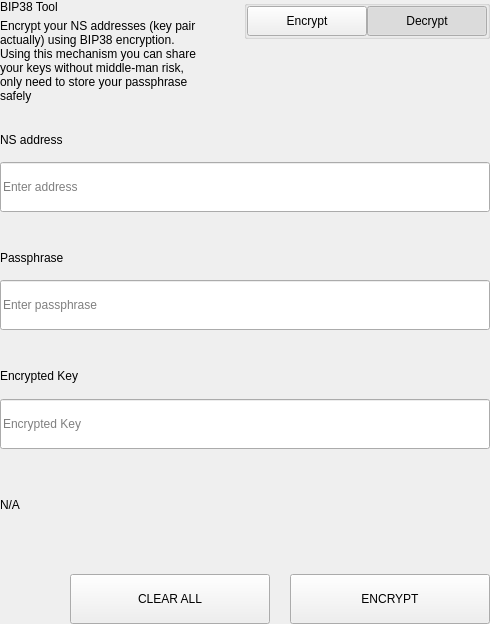
<?xml version="1.0" encoding="UTF-8"?>
<ui version="4.0">
 <class>SettingsBitToolWidget</class>
 <widget class="QWidget" name="SettingsBitToolWidget">
  <property name="geometry">
   <rect>
    <x>0</x>
    <y>0</y>
    <width>490</width>
    <height>624</height>
   </rect>
  </property>
  <property name="windowTitle">
   <string>Form</string>
  </property>
  <layout class="QVBoxLayout" name="verticalLayout">
   <property name="spacing">
    <number>0</number>
   </property>
   <property name="leftMargin">
    <number>0</number>
   </property>
   <property name="topMargin">
    <number>0</number>
   </property>
   <property name="rightMargin">
    <number>0</number>
   </property>
   <property name="bottomMargin">
    <number>0</number>
   </property>
   <item>
    <widget class="QWidget" name="left" native="true">
     <layout class="QVBoxLayout" name="verticalLayout_3">
      <property name="leftMargin">
       <number>0</number>
      </property>
      <property name="topMargin">
       <number>0</number>
      </property>
      <property name="rightMargin">
       <number>0</number>
      </property>
      <property name="bottomMargin">
       <number>0</number>
      </property>
      <item>
       <layout class="QVBoxLayout" name="verticalLayout_2">
        <property name="spacing">
         <number>0</number>
        </property>
        <item>
         <layout class="QHBoxLayout" name="horizontalLayout_3" stretch="3,1">
          <property name="spacing">
           <number>40</number>
          </property>
          <item>
           <layout class="QVBoxLayout" name="verticalLayoutTitle">
            <property name="spacing">
             <number>5</number>
            </property>
            <item>
             <widget class="QLabel" name="labelTitle">
              <property name="text">
               <string>BIP38 Tool</string>
              </property>
             </widget>
            </item>
            <item>
             <widget class="QLabel" name="labelSubtitle1">
              <property name="text">
               <string>Encrypt your NS addresses (key pair actually) using BIP38 encryption.
Using this mechanism you can share your keys without middle-man risk, only need to store your passphrase safely</string>
              </property>
              <property name="wordWrap">
               <bool>true</bool>
              </property>
             </widget>
            </item>
           </layout>
          </item>
          <item alignment="Qt::AlignTop">
           <widget class="QGroupBox" name="groupBox">
            <property name="title">
             <string/>
            </property>
            <property name="alignment">
             <set>Qt::AlignLeading|Qt::AlignLeft|Qt::AlignTop</set>
            </property>
            <layout class="QHBoxLayout" name="horizontalLayout_4">
             <property name="spacing">
              <number>0</number>
             </property>
             <property name="leftMargin">
              <number>0</number>
             </property>
             <property name="topMargin">
              <number>0</number>
             </property>
             <property name="rightMargin">
              <number>0</number>
             </property>
             <property name="bottomMargin">
              <number>0</number>
             </property>
             <item>
              <spacer name="horizontalSpacer">
               <property name="orientation">
                <enum>Qt::Horizontal</enum>
               </property>
               <property name="sizeHint" stdset="0">
                <size>
                 <width>40</width>
                 <height>20</height>
                </size>
               </property>
              </spacer>
             </item>
             <item>
              <widget class="QPushButton" name="pushLeft">
               <property name="minimumSize">
                <size>
                 <width>120</width>
                 <height>30</height>
                </size>
               </property>
               <property name="maximumSize">
                <size>
                 <width>120</width>
                 <height>30</height>
                </size>
               </property>
               <property name="focusPolicy">
                <enum>Qt::NoFocus</enum>
               </property>
               <property name="text">
                <string>Encrypt</string>
               </property>
               <property name="checkable">
                <bool>true</bool>
               </property>
               <property name="autoExclusive">
                <bool>true</bool>
               </property>
              </widget>
             </item>
             <item>
              <widget class="QPushButton" name="pushRight">
               <property name="minimumSize">
                <size>
                 <width>120</width>
                 <height>30</height>
                </size>
               </property>
               <property name="maximumSize">
                <size>
                 <width>120</width>
                 <height>30</height>
                </size>
               </property>
               <property name="focusPolicy">
                <enum>Qt::NoFocus</enum>
               </property>
               <property name="text">
                <string>Decrypt</string>
               </property>
               <property name="checkable">
                <bool>true</bool>
               </property>
               <property name="checked">
                <bool>true</bool>
               </property>
               <property name="autoExclusive">
                <bool>true</bool>
               </property>
              </widget>
             </item>
            </layout>
           </widget>
          </item>
         </layout>
        </item>
        <item>
         <widget class="QStackedWidget" name="stackedWidget">
          <property name="currentIndex">
           <number>1</number>
          </property>
          <widget class="QWidget" name="pageDecrypt">
           <layout class="QVBoxLayout" name="verticalLayout_5">
            <property name="spacing">
             <number>0</number>
            </property>
            <property name="leftMargin">
             <number>0</number>
            </property>
            <property name="topMargin">
             <number>0</number>
            </property>
            <property name="rightMargin">
             <number>0</number>
            </property>
            <property name="bottomMargin">
             <number>0</number>
            </property>
            <item>
             <widget class="QWidget" name="widget" native="true">
              <property name="minimumSize">
               <size>
                <width>0</width>
                <height>100</height>
               </size>
              </property>
              <layout class="QVBoxLayout" name="verticalLayout_4">
               <property name="spacing">
                <number>0</number>
               </property>
               <property name="leftMargin">
                <number>0</number>
               </property>
               <property name="topMargin">
                <number>0</number>
               </property>
               <property name="rightMargin">
                <number>0</number>
               </property>
               <property name="bottomMargin">
                <number>0</number>
               </property>
               <item>
                <spacer name="verticalSpacer_2">
                 <property name="orientation">
                  <enum>Qt::Vertical</enum>
                 </property>
                 <property name="sizeType">
                  <enum>QSizePolicy::Fixed</enum>
                 </property>
                 <property name="sizeHint" stdset="0">
                  <size>
                   <width>20</width>
                   <height>20</height>
                  </size>
                 </property>
                </spacer>
               </item>
               <item>
                <layout class="QHBoxLayout" name="horizontalLayout_6" stretch="2">
                 <property name="spacing">
                  <number>0</number>
                 </property>
                 <item>
                  <layout class="QVBoxLayout" name="verticalLayout_7">
                   <property name="spacing">
                    <number>9</number>
                   </property>
                   <item>
                    <widget class="QLabel" name="labelSubtitleKey">
                     <property name="minimumSize">
                      <size>
                       <width>0</width>
                       <height>20</height>
                      </size>
                     </property>
                     <property name="maximumSize">
                      <size>
                       <width>16777215</width>
                       <height>20</height>
                      </size>
                     </property>
                     <property name="text">
                      <string>Encrypted key</string>
                     </property>
                    </widget>
                   </item>
                   <item>
                    <widget class="QLineEdit" name="lineEditKey">
                     <property name="minimumSize">
                      <size>
                       <width>0</width>
                       <height>50</height>
                      </size>
                     </property>
                     <property name="maximumSize">
                      <size>
                       <width>16777215</width>
                       <height>50</height>
                      </size>
                     </property>
                     <property name="placeholderText">
                      <string>Enter a encrypted key</string>
                     </property>
                    </widget>
                   </item>
                  </layout>
                 </item>
                </layout>
               </item>
               <item>
                <spacer name="verticalSpacer_3">
                 <property name="orientation">
                  <enum>Qt::Vertical</enum>
                 </property>
                 <property name="sizeType">
                  <enum>QSizePolicy::Fixed</enum>
                 </property>
                 <property name="sizeHint" stdset="0">
                  <size>
                   <width>20</width>
                   <height>20</height>
                  </size>
                 </property>
                </spacer>
               </item>
               <item>
                <layout class="QVBoxLayout" name="verticalLayout_9">
                 <property name="spacing">
                  <number>9</number>
                 </property>
                 <item>
                  <widget class="QLabel" name="labelSubtitlePassphrase">
                   <property name="maximumSize">
                    <size>
                     <width>16777215</width>
                     <height>20</height>
                    </size>
                   </property>
                   <property name="text">
                    <string>Passphrase</string>
                   </property>
                  </widget>
                 </item>
                 <item>
                  <widget class="QLineEdit" name="lineEditPassphrase">
                   <property name="minimumSize">
                    <size>
                     <width>0</width>
                     <height>50</height>
                    </size>
                   </property>
                   <property name="maximumSize">
                    <size>
                     <width>16777215</width>
                     <height>50</height>
                    </size>
                   </property>
                   <property name="placeholderText">
                    <string>Enter a passphrase</string>
                   </property>
                  </widget>
                 </item>
                </layout>
               </item>
               <item>
                <spacer name="verticalSpacer_4">
                 <property name="orientation">
                  <enum>Qt::Vertical</enum>
                 </property>
                 <property name="sizeType">
                  <enum>QSizePolicy::Fixed</enum>
                 </property>
                 <property name="sizeHint" stdset="0">
                  <size>
                   <width>20</width>
                   <height>20</height>
                  </size>
                 </property>
                </spacer>
               </item>
               <item>
                <widget class="QWidget" name="widget_3" native="true">
                 <property name="sizePolicy">
                  <sizepolicy hsizetype="Preferred" vsizetype="Fixed">
                   <horstretch>0</horstretch>
                   <verstretch>0</verstretch>
                  </sizepolicy>
                 </property>
                 <layout class="QVBoxLayout" name="verticalLayout_10">
                  <property name="spacing">
                   <number>9</number>
                  </property>
                  <property name="leftMargin">
                   <number>0</number>
                  </property>
                  <property name="topMargin">
                   <number>0</number>
                  </property>
                  <property name="rightMargin">
                   <number>0</number>
                  </property>
                  <property name="bottomMargin">
                   <number>0</number>
                  </property>
                  <item>
                   <widget class="QLabel" name="labelSubtitleDecryptResult">
                    <property name="minimumSize">
                     <size>
                      <width>0</width>
                      <height>20</height>
                     </size>
                    </property>
                    <property name="maximumSize">
                     <size>
                      <width>16777215</width>
                      <height>20</height>
                     </size>
                    </property>
                    <property name="text">
                     <string>Decrypted address result</string>
                    </property>
                   </widget>
                  </item>
                  <item>
                   <widget class="QWidget" name="widget_4" native="true">
                    <layout class="QHBoxLayout" name="horizontalLayout" stretch="6,0,1">
                     <property name="spacing">
                      <number>0</number>
                     </property>
                     <property name="leftMargin">
                      <number>0</number>
                     </property>
                     <property name="topMargin">
                      <number>0</number>
                     </property>
                     <property name="rightMargin">
                      <number>0</number>
                     </property>
                     <property name="bottomMargin">
                      <number>0</number>
                     </property>
                     <item alignment="Qt::AlignVCenter">
                      <widget class="QLineEdit" name="lineEditDecryptResult">
                       <property name="minimumSize">
                        <size>
                         <width>0</width>
                         <height>50</height>
                        </size>
                       </property>
                       <property name="maximumSize">
                        <size>
                         <width>16777215</width>
                         <height>50</height>
                        </size>
                       </property>
                       <property name="placeholderText">
                        <string>Decrypted Address</string>
                       </property>
                      </widget>
                     </item>
                     <item>
                      <spacer name="horizontalSpacer_4">
                       <property name="orientation">
                        <enum>Qt::Horizontal</enum>
                       </property>
                       <property name="sizeType">
                        <enum>QSizePolicy::Fixed</enum>
                       </property>
                       <property name="sizeHint" stdset="0">
                        <size>
                         <width>20</width>
                         <height>50</height>
                        </size>
                       </property>
                      </spacer>
                     </item>
                     <item>
                      <widget class="QPushButton" name="pushButtonImport">
                       <property name="minimumSize">
                        <size>
                         <width>140</width>
                         <height>40</height>
                        </size>
                       </property>
                       <property name="text">
                        <string>Import Address</string>
                       </property>
                      </widget>
                     </item>
                    </layout>
                   </widget>
                  </item>
                 </layout>
                </widget>
               </item>
               <item>
                <widget class="QLabel" name="statusLabel_DEC">
                 <property name="maximumSize">
                  <size>
                   <width>16777215</width>
                   <height>40</height>
                  </size>
                 </property>
                 <property name="text">
                  <string/>
                 </property>
                </widget>
               </item>
               <item>
                <spacer name="verticalSpacer">
                 <property name="orientation">
                  <enum>Qt::Vertical</enum>
                 </property>
                 <property name="sizeType">
                  <enum>QSizePolicy::Preferred</enum>
                 </property>
                 <property name="sizeHint" stdset="0">
                  <size>
                   <width>20</width>
                   <height>20</height>
                  </size>
                 </property>
                </spacer>
               </item>
               <item>
                <layout class="QHBoxLayout" name="horizontalLayout_7">
                 <property name="spacing">
                  <number>0</number>
                 </property>
                 <item>
                  <spacer name="horizontalSpacer_5">
                   <property name="orientation">
                    <enum>Qt::Horizontal</enum>
                   </property>
                   <property name="sizeType">
                    <enum>QSizePolicy::Expanding</enum>
                   </property>
                   <property name="sizeHint" stdset="0">
                    <size>
                     <width>40</width>
                     <height>20</height>
                    </size>
                   </property>
                  </spacer>
                 </item>
                 <item>
                  <widget class="QPushButton" name="pushButtonDecryptClear">
                   <property name="minimumSize">
                    <size>
                     <width>200</width>
                     <height>50</height>
                    </size>
                   </property>
                   <property name="maximumSize">
                    <size>
                     <width>200</width>
                     <height>50</height>
                    </size>
                   </property>
                   <property name="text">
                    <string>CLEAR</string>
                   </property>
                  </widget>
                 </item>
                 <item>
                  <spacer name="horizontalSpacer_3">
                   <property name="orientation">
                    <enum>Qt::Horizontal</enum>
                   </property>
                   <property name="sizeType">
                    <enum>QSizePolicy::Fixed</enum>
                   </property>
                   <property name="sizeHint" stdset="0">
                    <size>
                     <width>20</width>
                     <height>20</height>
                    </size>
                   </property>
                  </spacer>
                 </item>
                 <item>
                  <widget class="QPushButton" name="pushButtonDecrypt">
                   <property name="minimumSize">
                    <size>
                     <width>200</width>
                     <height>50</height>
                    </size>
                   </property>
                   <property name="maximumSize">
                    <size>
                     <width>200</width>
                     <height>50</height>
                    </size>
                   </property>
                   <property name="text">
                    <string>DECRYPT KEY</string>
                   </property>
                  </widget>
                 </item>
                </layout>
               </item>
              </layout>
             </widget>
            </item>
           </layout>
          </widget>
          <widget class="QWidget" name="pageEncrypt">
           <layout class="QVBoxLayout" name="verticalLayout_11">
            <property name="spacing">
             <number>0</number>
            </property>
            <property name="leftMargin">
             <number>0</number>
            </property>
            <property name="topMargin">
             <number>0</number>
            </property>
            <property name="rightMargin">
             <number>0</number>
            </property>
            <property name="bottomMargin">
             <number>0</number>
            </property>
            <item>
             <spacer name="verticalSpacer_8">
              <property name="orientation">
               <enum>Qt::Vertical</enum>
              </property>
              <property name="sizeType">
               <enum>QSizePolicy::Fixed</enum>
              </property>
              <property name="sizeHint" stdset="0">
               <size>
                <width>20</width>
                <height>20</height>
               </size>
              </property>
             </spacer>
            </item>
            <item>
             <widget class="QWidget" name="containerAddressEnc" native="true">
              <layout class="QVBoxLayout" name="containerAddressEncLayout">
               <property name="spacing">
                <number>5</number>
               </property>
               <property name="leftMargin">
                <number>0</number>
               </property>
               <property name="topMargin">
                <number>0</number>
               </property>
               <property name="rightMargin">
                <number>0</number>
               </property>
               <property name="bottomMargin">
                <number>0</number>
               </property>
               <item>
                <widget class="QLabel" name="labelSubtitleAddress">
                 <property name="minimumSize">
                  <size>
                   <width>0</width>
                   <height>20</height>
                  </size>
                 </property>
                 <property name="maximumSize">
                  <size>
                   <width>16777215</width>
                   <height>20</height>
                  </size>
                 </property>
                 <property name="text">
                  <string>NS address</string>
                 </property>
                </widget>
               </item>
               <item>
                <widget class="QLineEdit" name="addressIn_ENC">
                 <property name="minimumSize">
                  <size>
                   <width>0</width>
                   <height>50</height>
                  </size>
                 </property>
                 <property name="placeholderText">
                  <string>Enter address</string>
                 </property>
                </widget>
               </item>
              </layout>
             </widget>
            </item>
            <item>
             <spacer name="verticalSpacer_6">
              <property name="orientation">
               <enum>Qt::Vertical</enum>
              </property>
              <property name="sizeType">
               <enum>QSizePolicy::Fixed</enum>
              </property>
              <property name="sizeHint" stdset="0">
               <size>
                <width>20</width>
                <height>20</height>
               </size>
              </property>
             </spacer>
            </item>
            <item>
             <widget class="QWidget" name="containerAddress" native="true">
              <layout class="QHBoxLayout" name="horizontalLayout_9" stretch="2">
               <property name="spacing">
                <number>0</number>
               </property>
               <property name="leftMargin">
                <number>0</number>
               </property>
               <property name="topMargin">
                <number>0</number>
               </property>
               <property name="rightMargin">
                <number>0</number>
               </property>
               <property name="bottomMargin">
                <number>0</number>
               </property>
               <item>
                <layout class="QVBoxLayout" name="verticalLayout_8">
                 <property name="spacing">
                  <number>5</number>
                 </property>
                 <item>
                  <widget class="QLabel" name="labelSubtitleMessage">
                   <property name="minimumSize">
                    <size>
                     <width>0</width>
                     <height>20</height>
                    </size>
                   </property>
                   <property name="maximumSize">
                    <size>
                     <width>16777215</width>
                     <height>20</height>
                    </size>
                   </property>
                   <property name="text">
                    <string>Passphrase</string>
                   </property>
                  </widget>
                 </item>
                 <item>
                  <widget class="QLineEdit" name="passphraseIn_ENC">
                   <property name="minimumSize">
                    <size>
                     <width>0</width>
                     <height>50</height>
                    </size>
                   </property>
                   <property name="maximumSize">
                    <size>
                     <width>16777215</width>
                     <height>50</height>
                    </size>
                   </property>
                   <property name="placeholderText">
                    <string>Enter passphrase</string>
                   </property>
                  </widget>
                 </item>
                </layout>
               </item>
              </layout>
             </widget>
            </item>
            <item>
             <spacer name="verticalSpacer_7">
              <property name="orientation">
               <enum>Qt::Vertical</enum>
              </property>
              <property name="sizeType">
               <enum>QSizePolicy::Fixed</enum>
              </property>
              <property name="sizeHint" stdset="0">
               <size>
                <width>20</width>
                <height>20</height>
               </size>
              </property>
             </spacer>
            </item>
            <item>
             <widget class="QWidget" name="widget_2" native="true">
              <property name="minimumSize">
               <size>
                <width>0</width>
                <height>75</height>
               </size>
              </property>
              <property name="maximumSize">
               <size>
                <width>16777215</width>
                <height>16777215</height>
               </size>
              </property>
              <layout class="QVBoxLayout" name="verticalLayout_6">
               <property name="leftMargin">
                <number>0</number>
               </property>
               <property name="topMargin">
                <number>0</number>
               </property>
               <property name="rightMargin">
                <number>0</number>
               </property>
               <property name="bottomMargin">
                <number>0</number>
               </property>
               <item>
                <widget class="QLabel" name="labelSubtitleEncryptedKey">
                 <property name="minimumSize">
                  <size>
                   <width>0</width>
                   <height>20</height>
                  </size>
                 </property>
                 <property name="maximumSize">
                  <size>
                   <width>16777215</width>
                   <height>20</height>
                  </size>
                 </property>
                 <property name="text">
                  <string>Encrypted Key</string>
                 </property>
                </widget>
               </item>
               <item>
                <widget class="QLineEdit" name="encryptedKeyOut_ENC">
                 <property name="minimumSize">
                  <size>
                   <width>0</width>
                   <height>50</height>
                  </size>
                 </property>
                 <property name="placeholderText">
                  <string>Encrypted Key</string>
                 </property>
                </widget>
               </item>
              </layout>
             </widget>
            </item>
            <item>
             <widget class="QLabel" name="statusLabel_ENC">
              <property name="text">
               <string notr="true">N/A</string>
              </property>
             </widget>
            </item>
            <item>
             <spacer name="verticalSpacer_5">
              <property name="orientation">
               <enum>Qt::Vertical</enum>
              </property>
              <property name="sizeType">
               <enum>QSizePolicy::Fixed</enum>
              </property>
              <property name="sizeHint" stdset="0">
               <size>
                <width>20</width>
                <height>20</height>
               </size>
              </property>
             </spacer>
            </item>
            <item>
             <layout class="QHBoxLayout" name="horizontalLayout_8">
              <property name="spacing">
               <number>0</number>
              </property>
              <item>
               <spacer name="horizontalSpacer_6">
                <property name="orientation">
                 <enum>Qt::Horizontal</enum>
                </property>
                <property name="sizeType">
                 <enum>QSizePolicy::Expanding</enum>
                </property>
                <property name="sizeHint" stdset="0">
                 <size>
                  <width>40</width>
                  <height>20</height>
                 </size>
                </property>
               </spacer>
              </item>
              <item>
               <widget class="QPushButton" name="pushButtonClear">
                <property name="minimumSize">
                 <size>
                  <width>200</width>
                  <height>50</height>
                 </size>
                </property>
                <property name="focusPolicy">
                 <enum>Qt::NoFocus</enum>
                </property>
                <property name="text">
                 <string>CLEAR ALL</string>
                </property>
               </widget>
              </item>
              <item>
               <spacer name="horizontalSpacer_2">
                <property name="orientation">
                 <enum>Qt::Horizontal</enum>
                </property>
                <property name="sizeType">
                 <enum>QSizePolicy::Fixed</enum>
                </property>
                <property name="sizeHint" stdset="0">
                 <size>
                  <width>20</width>
                  <height>20</height>
                 </size>
                </property>
               </spacer>
              </item>
              <item>
               <widget class="QPushButton" name="pushButtonEncrypt">
                <property name="minimumSize">
                 <size>
                  <width>200</width>
                  <height>50</height>
                 </size>
                </property>
                <property name="maximumSize">
                 <size>
                  <width>200</width>
                  <height>50</height>
                 </size>
                </property>
                <property name="focusPolicy">
                 <enum>Qt::NoFocus</enum>
                </property>
                <property name="text">
                 <string>ENCRYPT</string>
                </property>
               </widget>
              </item>
             </layout>
            </item>
           </layout>
          </widget>
         </widget>
        </item>
       </layout>
      </item>
     </layout>
    </widget>
   </item>
  </layout>
 </widget>
 <resources/>
 <connections/>
</ui>
